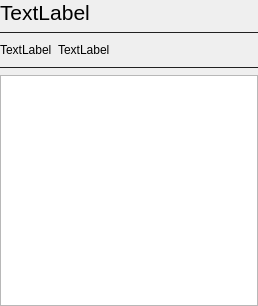
<?xml version="1.0" encoding="UTF-8"?>
<ui version="4.0">
 <class>SpdxLicenceWidget</class>
 <widget class="QWidget" name="SpdxLicenceWidget">
  <property name="geometry">
   <rect>
    <x>0</x>
    <y>0</y>
    <width>258</width>
    <height>306</height>
   </rect>
  </property>
  <layout class="QVBoxLayout" name="mainLayout" stretch="0,0,0,0,1">
   <property name="sizeConstraint">
    <enum>QLayout::SetDefaultConstraint</enum>
   </property>
   <property name="leftMargin">
    <number>0</number>
   </property>
   <property name="topMargin">
    <number>0</number>
   </property>
   <property name="rightMargin">
    <number>0</number>
   </property>
   <property name="bottomMargin">
    <number>0</number>
   </property>
   <item>
    <widget class="QLabel" name="titleLabel">
     <property name="font">
      <font>
       <pointsize>16</pointsize>
      </font>
     </property>
     <property name="text">
      <string>TextLabel</string>
     </property>
    </widget>
   </item>
   <item>
    <widget class="Line" name="titleLine">
     <property name="styleSheet">
      <string notr="true">color: #212121</string>
     </property>
     <property name="frameShadow">
      <enum>QFrame::Plain</enum>
     </property>
     <property name="orientation">
      <enum>Qt::Horizontal</enum>
     </property>
    </widget>
   </item>
   <item>
    <layout class="QHBoxLayout" name="horizontalLayout">
     <item>
      <widget class="QLabel" name="osiApprovedIconLabel">
       <property name="text">
        <string>TextLabel</string>
       </property>
      </widget>
     </item>
     <item>
      <widget class="QLabel" name="osiApprovedLabel">
       <property name="text">
        <string>TextLabel</string>
       </property>
      </widget>
     </item>
     <item>
      <spacer name="horizontalSpacer">
       <property name="orientation">
        <enum>Qt::Horizontal</enum>
       </property>
       <property name="sizeHint" stdset="0">
        <size>
         <width>40</width>
         <height>20</height>
        </size>
       </property>
      </spacer>
     </item>
    </layout>
   </item>
   <item>
    <widget class="Line" name="licenceLine">
     <property name="styleSheet">
      <string notr="true">color: #212121</string>
     </property>
     <property name="frameShadow">
      <enum>QFrame::Plain</enum>
     </property>
     <property name="orientation">
      <enum>Qt::Horizontal</enum>
     </property>
    </widget>
   </item>
   <item>
    <widget class="QTextBrowser" name="licenseText">
     <property name="openExternalLinks">
      <bool>false</bool>
     </property>
     <property name="openLinks">
      <bool>false</bool>
     </property>
    </widget>
   </item>
  </layout>
 </widget>
 <resources/>
 <connections/>
</ui>
